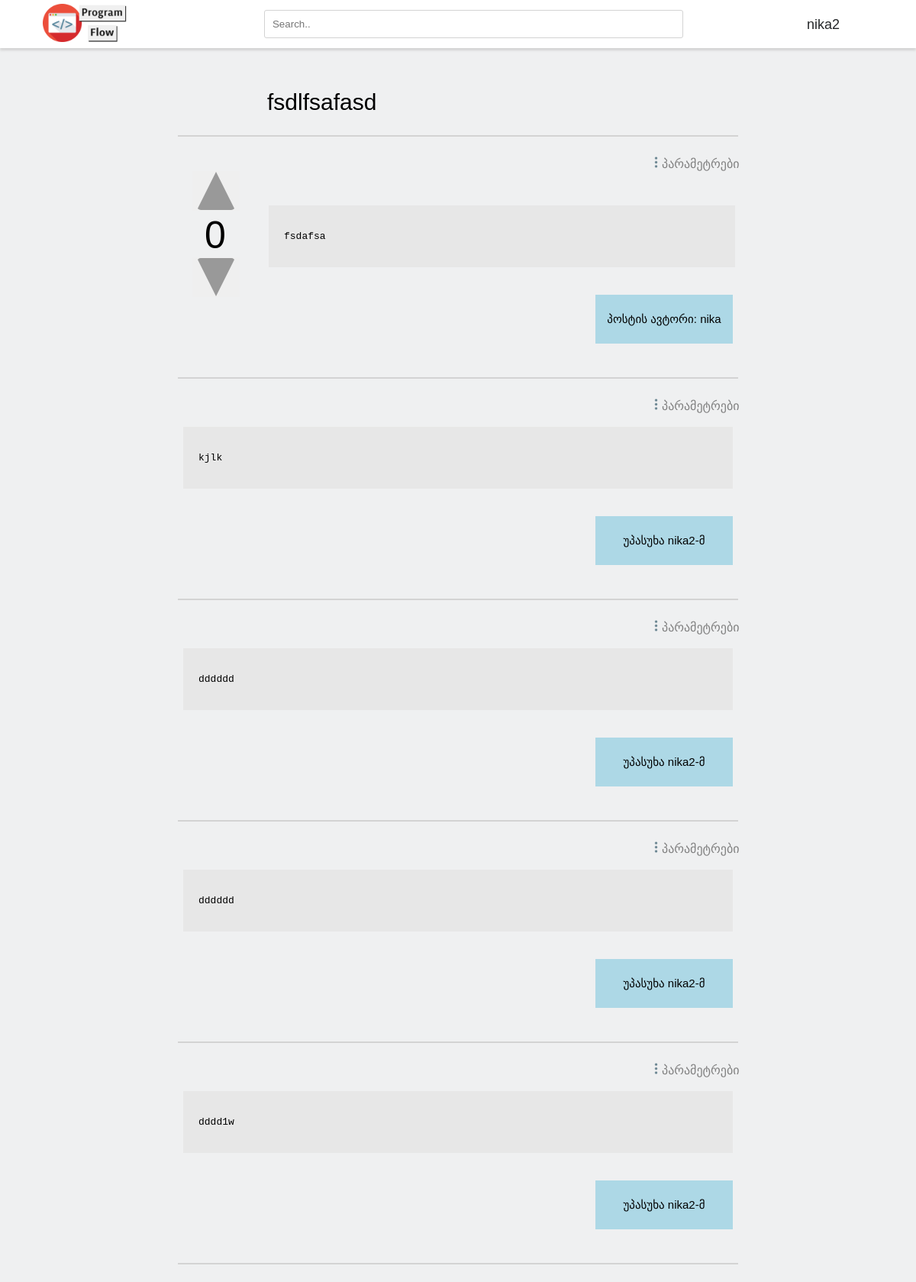
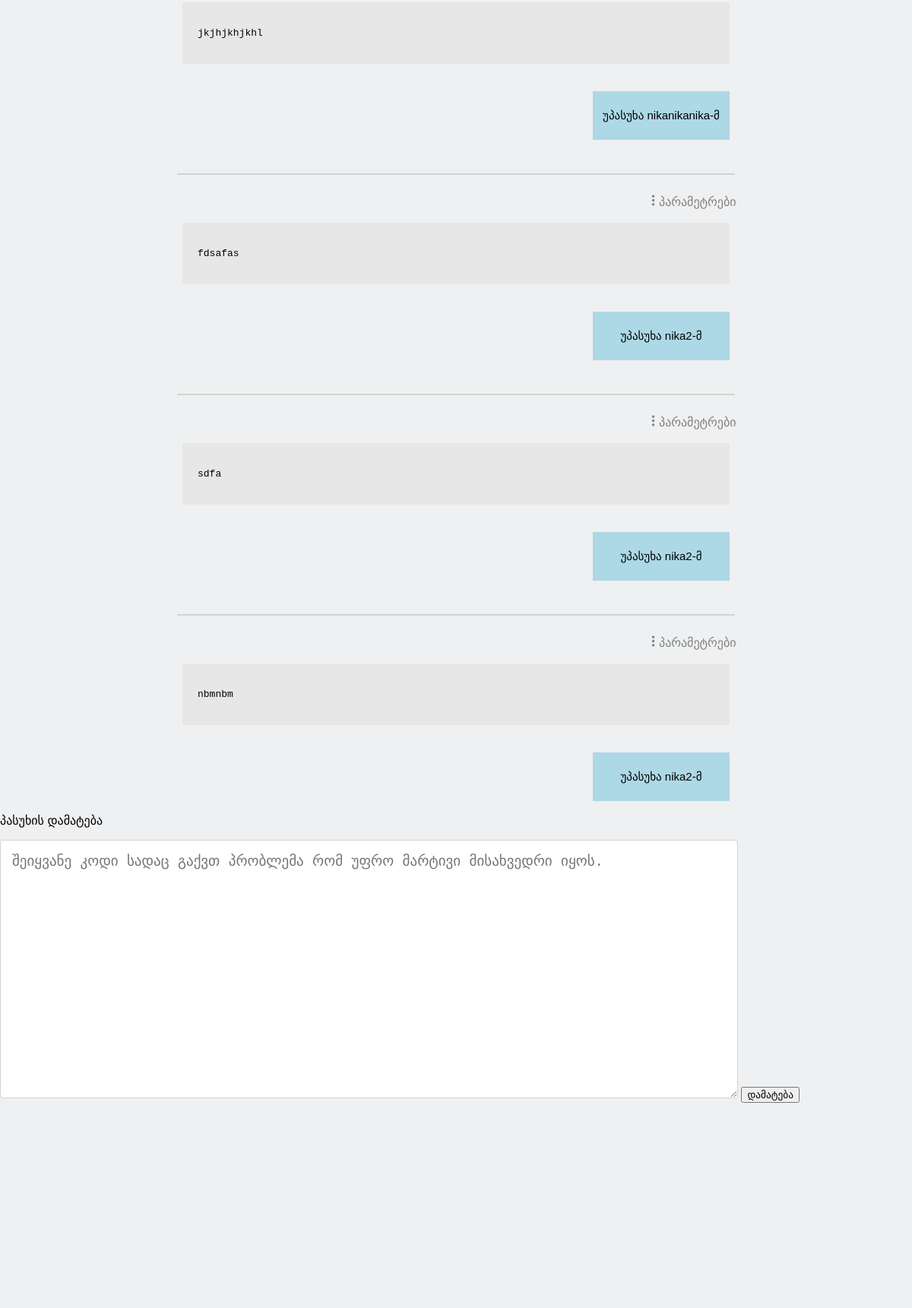
Page /posts/1 (signed in, upper part) on the committed database (2 pictures, top to bottom).
### app.py (models this page shows)
class Posts(db.Model):
    post_id = db.Column(db.Integer, primary_key=True)
    author = db.Column(db.String(10000), nullable=False)
    author_name = db.Column(db.String(10000), nullable=False)
    post = db.Column(db.Text, nullable=False)
    code = db.Column(db.Text, nullable=False)
    votes = db.Column(db.Integer, nullable=False)
    vote_authors = db.Column(db.Text)

class Answers(db.Model):
    post_id = db.Column(db.Integer, primary_key=True)
    answer_id = db.Column(db.Integer, nullable=False)
    answer_author = db.Column(db.Text, nullable=False)
    answer_username = db.Column(db.Text, nullable=False)
    answer = db.Column(db.Text, nullable=False)
    votes = db.Column(db.Integer, nullable=False)
    vote_authors = db.Column(db.Text)

### app.py (the view)
@app.route('/posts/<int:id>', methods=['POST', 'GET'])
def post_page(id):
    post_data = Posts.query.get(id)
    answer_data = Answers.query.all()
    if request.method == 'POST':
        if 'user' in session:
            upvoter = request.form.get('upvoter')
            downvoter = request.form.get('downvoter')
            session['upvoted'] = True
            session['downvoted'] = False
            if upvoter == 'up':
                vote_author = session['user']
                votes = post_data.votes
                if vote_author not in str(post_data.vote_authors):
                    post_data.vote_authors = f'{post_data.vote_authors},{vote_author}'
                    if session['downvoted'] == True:
                        votes+=2
                        session['upvoted'] = True
                    else:
                        votes+=1
                        session['upvoted'] = True
                elif vote_author in str(post_data.vote_authors):
                    post_data.vote_authors = post_data.vote_authors.replace(vote_author, '')
                    votes-=1
                    session['upvoted'] = False
                    session['downvoted'] = False
                post_data.votes = votes
                db.session.commit()
                if 'user' in session:
                    if post_data:
                        return render_template('post_page.html', post_data=post_data, current_user=session['user'], upvoted=session['upvoted'])
                    else:
                        flash('ERROR: ვერ ჩამოიტვირთა მონაცემები..', category='error')
                        return redirect(url_for('posts'))
                else:
                    return redirect(url_for('home'))
            elif downvoter == 'dwn':
                vote_author = session['user']
                votes = post_data.votes
                if vote_author not in str(post_data.vote_authors):
                    post_data.vote_authors = f'{post_data.vote_authors}-{vote_author}'
                    if session['upvoted'] == False:
                        votes-=1
                        session['downvoted'] = True
                    elif session['upvoted'] == True:
                        votes-=2
                        session['upvoted'] = False
                        session['downvoted'] = True
                elif vote_author in str(post_data.vote_authors):
                    post_data.vote_authors = post_data.vote_authors.replace(f'{vote_author}-', '')
                    if session['upvoted'] == False:
                        votes+=1
                    session['downvoted'] = False
                    session['upvoted'] = False
                post_data.votes = votes
                db.session.commit()
                if 'user' in session:
                    if post_data and answer_data:
                        return render_template('post_page.html', post_data=post_data, answer_data=answer_data, current_user=session['user'], downvoted=session['downvoted'])
                    elif post_data:
                        return render_template('post_page.html', post_data=post_data, current_user=session['user'], downvoted=session['downvoted'])
                    else:
                        flash('ERROR: ვერ ჩამოიტვირთა მონაცემები..', category='error')
                        return redirect(url_for('posts'))
                else:
                    return redirect(url_for('home'))
            if request.form.get('answer'):
                answer = request.form.get('answer')
                created_answer = Answers(answer_id=post_data.post_id, answer_author=session['user'], answer_username=session['username'], answer=answer, votes=0)
                db.session.add(created_answer)
                db.session.commit()
                return render_template('post_page.html', post_data=post_data, answer_data=answer_data, current_user=session['user'])
        else:
            flash('არ ხართ შესული ექაუნთზე..')
            return redirect(url_for('home'))
    else:
        if 'user' in session:
            if post_data:
                return render_template('post_page.html', post_data=post_data, answer_data=answer_data, current_user=session['user'])
            else:
                flash('ERROR: ვერ ჩამოიტვირთა მონაცემები..', category='error')
                return redirect(url_for('posts'))
        else:
            return redirect(url_for('home'))

### templates/post_page.html (shortened to what this page needs)
{%extends 'base.html'%}
{%block content%}
<br>
{%if post_data.post%}
    <br><br>
    <div class='title'>
        {{post_data.post}}
    </div>
    <br>
    <hr style="width:61%;border:lightgray solid 1px;">
{%endif%}
<br>
    {%if post_data.author == current_user%}
        <img style='margin-left:71%' src="{{url_for('static', filename='images/settings_icon.png')}}" height='15' width='15'><a class='settings' href='/posts/post_settings/{{post_data.post_id}}'>პარამეტრები</a>
    {%endif%}
{%if post_data.code%}
    <div class='votesDiv'>
            <form action='' method='POST'>
                <button type='submit' class='buttonVote'>{%if upvoted%}<div class='upvoteActive'></div>{%elif not upvoted%}<div class='upvote'></div>{%endif%}</button>
            </form>
            <div class='votes'>{{post_data.votes}}</div>
            <form action='' method='POST'>
                <button type='submit' class='buttonVote'>{%if downvoted%}<div class='downvoteActive'></div>{%else%}<div class='downvote'></div>{%endif%}</button>
            </form>
        <div class='codeDiv'>
            <pre class='code'>{{post_data.code}}</pre>
        </div>
    </div>
    <br><br>
    <div class='authorDiv'><p class='author'>პოსტის ავტორი: {{post_data.author_name}}</p></div>
{%endif%}
{%for answer in answer_data%}
    <br><br>
    <hr class='answerSeparator'>
    <br>
    {%if answer.answer_author == current_user%}
    <img style='margin-left:71%' src="{{url_for('static', filename='images/settings_icon.png')}}" height='15' width='15'><a class='settings' href='/posts/post_settings/{{answer_data.post_id}}'>პარამეტრები</a>
    <br><br>
    {%endif%}
    <div class='answerCodeDiv'>
        <pre class='answerCode'>{{answer.answer}}</pre>
    </div>
        <br><br>
    <div class='authorDiv'><p class='author'>უპასუხა {{answer.answer_username}}-მ</p></div>
{%endfor%}
<form action='' method='POST'>
    <p>პასუხის დამატება</p>
    <textarea name="answer" class='addPostCode' minlength="4" maxlength="600000" cols="81" rows="14" placeholder='შეიყვანე კოდი სადაც გაქვთ პრობლემა რომ უფრო მარტივი მისახვედრი იყოს.' required></textarea>
    <button type='submit'>დამატება</button>
</form>
{%endblock%}

### templates/base.html (shortened to what this page needs)
<!DOCTYPE html>
<html lang="en">
<head>
    <link rel="stylesheet" href="{{url_for('static', filename='style.css')}}">
    <link rel="stylesheet" href="{{url_for('static', filename='media.css')}}">
    <link rel="stylesheet" href="{{url_for('static', filename='flashes.css')}}">
</head>
<body>
    <ul>
      <a href='/'><li><img class='logo' src="{{url_for('static', filename='images/logo.png')}}" width="120" height="50" alt='ProgramFlow'></li></a>
      {%if 'user' in session%}
        <a href='/user' class='usernameNavLogged'>{{session['username']}}</a>
      {%elif 'user' not in session%}
        <a href='/signup' class='navbarSignup'>რეგისტრაცია</a>
        <a href='/login' class='navbarLogin'>შესვლა</a>
      {%endif%}
        <form method='POST' action='/posts'>
            <input type="text" style="margin-bottom:10px;" name='search' class='searchInput' placeholder="Search..">
        </form>
    </ul>
  {%block content%}{%endblock%}
</body>
</html>

### static/style.css (style rules this page uses)
body { padding: 0; margin: 0; font-family: 'Gill Sans', 'Gill Sans MT', Calibri, 'Trebuchet MS', sans-serif; background-color: #eff0f1; }
textarea { resize: none; }
.logo { margin-top: -15px; margin-bottom: -17px; margin-left: 30%; }
.votesDiv { margin-left: 21%; }
.buttonVote { border: 0px solid; background-color: none; }
.upvote { width: 0; height: 0; border-left: 25px solid transparent; border-right: 25px solid transparent; border-bottom: 50px solid #999; border-radius: 5px; }
.downvote { width: 0; height: 0; border-left: 25px solid transparent; border-right: 25px solid transparent; border-top: 50px solid #999; border-radius: 5px; }
.votes { font-size: 50px; margin-left: 16px; }
.title { margin-left: 350px; margin-right: 270px; font-size:30px; max-width: 30em; word-wrap: break-word; }
.codeDiv { background-color: #e7e7e7; padding: 20px; margin-right: 25%; margin-left: 100px; margin-top: -13%; }
.code { word-wrap: break-word; white-space: pre-wrap; }
.authorDiv { padding: 8px; margin-left: 65%; margin-right: 20%; background-color: lightblue; text-align: center; }
.author { font-size: 15px; }
.answerCodeDiv { background-color: #e7e7e7; padding: 20px; margin-right: 20%; margin-left: 20%; }
.answerCode { word-wrap: break-word; white-space: pre-wrap; }
.answerSeparator { width: 61%; border: lightgray solid 1px; }
.searchInput { border: lightgray 1px solid; border-radius: 3px; padding: 10px 30% 10px 10px; margin-top: 13px; margin-left: 2%; }
.addPostCode { padding: 15px; font-size: 19px; border: lightgray 1px solid; border-radius: 3px; resize: vertical; }
ul { list-style-type:none; overflow: hidden; margin: 0; padding: 0; background-color: white; font-size:18px; box-shadow: 0px 3px 3px 0px lightgray; text-align: center; }
li { float:left; padding:20px; color: black; }
.usernameNavLogged { margin-top: 22px; margin-right: 100px; text-decoration: none; float: right; color: #242729; }
.settings { text-decoration: none; color: gray; }

### rows in the picture
Posts: post "fsdlfsafasd", votes "0", code "fsdafsa", author_name "nika"
Answers: answer "kjlk", answer_username "nika2"
Answers: answer "dddddd", answer_username "nika2"
Answers: answer "dddddd", answer_username "nika2"
Answers: answer "dddd1w", answer_username "nika2"
Answers: answer "jkjhjkhjkhl", answer_username "nikanikanika"
Answers: answer "fdsafas", answer_username "nika2"
Answers: answer "sdfa", answer_username "nika2"
Answers: answer "nbmnbm", answer_username "nika2"

### other values in the picture
{{ session['username'] }} "nika2"
